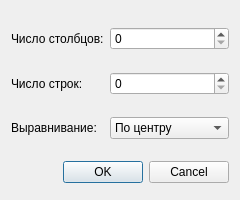
<?xml version="1.0" encoding="UTF-8"?>
<ui version="4.0">
 <class>TableDialog</class>
 <widget class="QDialog" name="TableDialog">
  <property name="geometry">
   <rect>
    <x>0</x>
    <y>0</y>
    <width>240</width>
    <height>200</height>
   </rect>
  </property>
  <property name="sizePolicy">
   <sizepolicy hsizetype="Fixed" vsizetype="Fixed">
    <horstretch>0</horstretch>
    <verstretch>0</verstretch>
   </sizepolicy>
  </property>
  <property name="minimumSize">
   <size>
    <width>240</width>
    <height>200</height>
   </size>
  </property>
  <property name="maximumSize">
   <size>
    <width>300</width>
    <height>200</height>
   </size>
  </property>
  <property name="baseSize">
   <size>
    <width>200</width>
    <height>200</height>
   </size>
  </property>
  <property name="windowTitle">
   <string>Вставка таблицы</string>
  </property>
  <layout class="QGridLayout" name="gridLayout">
   <property name="bottomMargin">
    <number>0</number>
   </property>
   <item row="2" column="0">
    <widget class="QLabel" name="label_3">
     <property name="maximumSize">
      <size>
       <width>16777215</width>
       <height>16777215</height>
      </size>
     </property>
     <property name="text">
      <string>Выравнивание:</string>
     </property>
    </widget>
   </item>
   <item row="1" column="0">
    <widget class="QLabel" name="label_2">
     <property name="maximumSize">
      <size>
       <width>16777215</width>
       <height>16777215</height>
      </size>
     </property>
     <property name="text">
      <string>Число строк:</string>
     </property>
    </widget>
   </item>
   <item row="2" column="1">
    <widget class="QComboBox" name="comboBox">
     <item>
      <property name="text">
       <string>По центру</string>
      </property>
     </item>
     <item>
      <property name="text">
       <string>По левому краю</string>
      </property>
     </item>
     <item>
      <property name="text">
       <string>По правому краю</string>
      </property>
     </item>
    </widget>
   </item>
   <item row="0" column="0">
    <widget class="QLabel" name="label">
     <property name="maximumSize">
      <size>
       <width>16777215</width>
       <height>16777215</height>
      </size>
     </property>
     <property name="text">
      <string>Число столбцов:</string>
     </property>
    </widget>
   </item>
   <item row="3" column="0" colspan="2">
    <widget class="QDialogButtonBox" name="buttonBox">
     <property name="orientation">
      <enum>Qt::Orientation::Horizontal</enum>
     </property>
     <property name="standardButtons">
      <set>QDialogButtonBox::StandardButton::Cancel|QDialogButtonBox::StandardButton::Ok</set>
     </property>
    </widget>
   </item>
   <item row="0" column="1">
    <widget class="QSpinBox" name="spinBox"/>
   </item>
   <item row="1" column="1">
    <widget class="QSpinBox" name="spinBox_2"/>
   </item>
  </layout>
 </widget>
 <resources/>
 <connections>
  <connection>
   <sender>buttonBox</sender>
   <signal>accepted()</signal>
   <receiver>TableDialog</receiver>
   <slot>accept()</slot>
   <hints>
    <hint type="sourcelabel">
     <x>248</x>
     <y>254</y>
    </hint>
    <hint type="destinationlabel">
     <x>157</x>
     <y>274</y>
    </hint>
   </hints>
  </connection>
  <connection>
   <sender>buttonBox</sender>
   <signal>rejected()</signal>
   <receiver>TableDialog</receiver>
   <slot>reject()</slot>
   <hints>
    <hint type="sourcelabel">
     <x>316</x>
     <y>260</y>
    </hint>
    <hint type="destinationlabel">
     <x>286</x>
     <y>274</y>
    </hint>
   </hints>
  </connection>
 </connections>
</ui>
